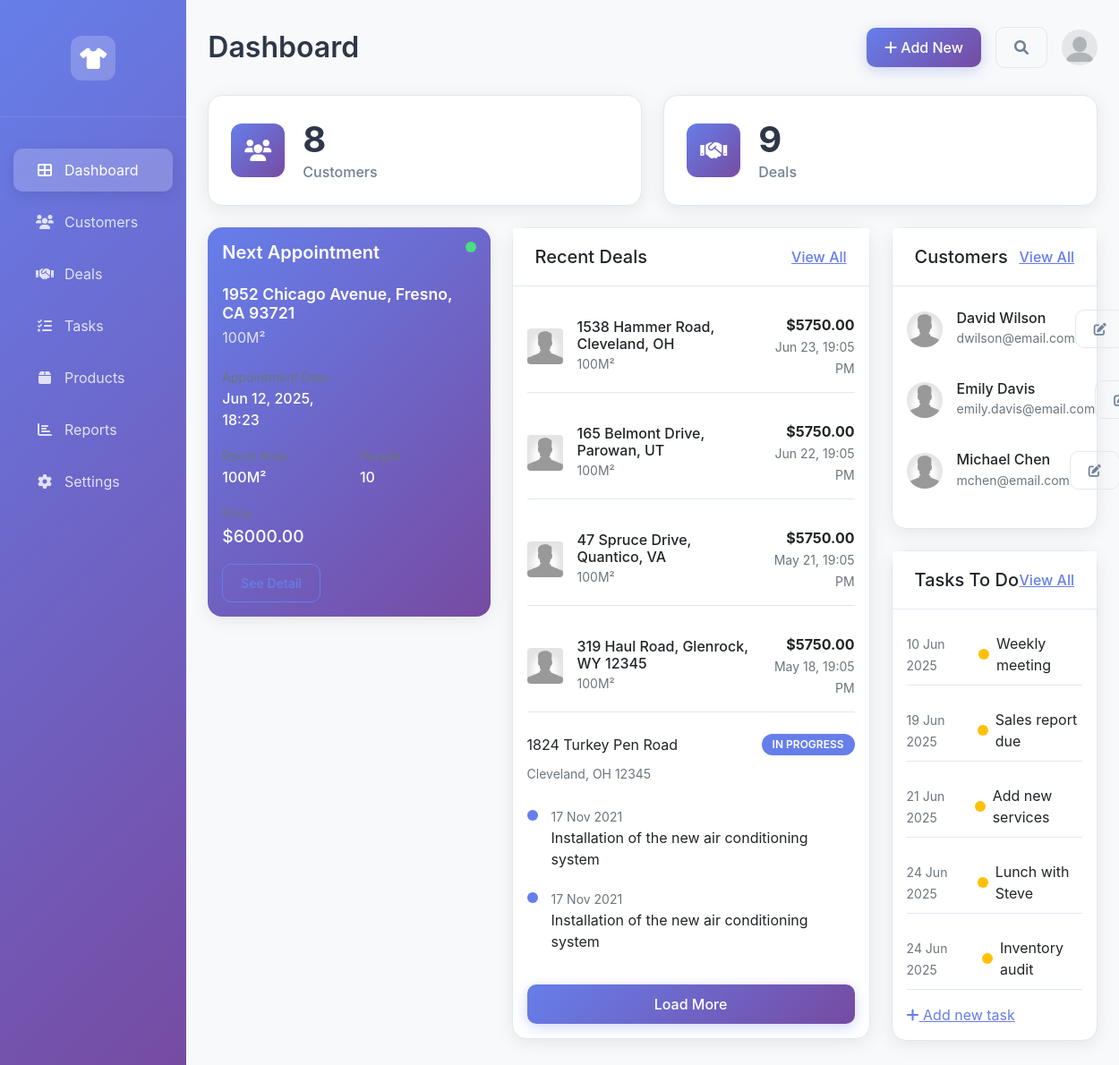
The page / on the database its author committed.
### erp/models.py (models this page shows, shortened)
class Deal(models.Model):
    STATUS_CHOICES = [
        ('in_progress', 'In Progress'),
        ('closed', 'Closed'),
        ('pending', 'Pending'),
    ]
    name = models.CharField(max_length=200)
    area = models.CharField(max_length=50)
    appointment_date = models.DateTimeField()
    price = models.DecimalField(max_digits=10, decimal_places=2)
    status = models.CharField(max_length=20, choices=STATUS_CHOICES, default='pending')
    customer = models.ForeignKey(Customer, on_delete=models.CASCADE, null=True, blank=True)
    created_at = models.DateTimeField(auto_now_add=True)

class Customer(models.Model):
    name = models.CharField(max_length=100)
    email = models.EmailField()
    phone = models.CharField(max_length=20)
    address = models.TextField()
    created_at = models.DateTimeField(auto_now_add=True)

class Task(models.Model):
    STATUS_CHOICES = [
        ('pending', 'Pending'),
        ('completed', 'Completed'),
        ('overdue', 'Overdue'),
    ]
    title = models.CharField(max_length=200)
    description = models.TextField(blank=True)
    due_date = models.DateTimeField()
    status = models.CharField(max_length=20, choices=STATUS_CHOICES, default='pending')
    created_at = models.DateTimeField(auto_now_add=True)
    def is_overdue(self):
        return self.due_date < timezone.now() and self.status != 'completed'

### erp/views.py (the view)
# urls.py: path('', views.dashboard, name='dashboard'),
def dashboard(request):
    total_customers = Customer.objects.count()
    total_deals = Deal.objects.count()
    total_tasks = Task.objects.count()
    total_products = Product.objects.count()
    next_appointment = Deal.objects.filter(
        appointment_date__gte=timezone.now()
    ).order_by('appointment_date').first()
    recent_deals = Deal.objects.order_by('-created_at')[:4]
    recent_customers = Customer.objects.order_by('-created_at')[:3]
    upcoming_tasks = Task.objects.filter(
        status='pending'
    ).order_by('due_date')[:6]
    context = {
        'total_customers': total_customers,
        'total_deals': total_deals,
        'total_tasks': total_tasks,
        'total_products': total_products,
        'next_appointment': next_appointment,
        'recent_deals': recent_deals,
        'recent_customers': recent_customers,
        'upcoming_tasks': upcoming_tasks,
    }
    return render(request, 'erp/dashboard.html', context)

### templates/erp/dashboard.html (shortened to what this page needs)
{% extends 'base.html' %}
{% load static %}
{% block content %}
<div class="dashboard-header">
    <div class="d-flex justify-content-between align-items-center">
        <h1 class="page-title">Dashboard</h1>
        <div class="d-flex align-items-center">
            <button class="btn btn-primary me-3">
                <i class="fas fa-plus"></i> Add New
            </button>
            <button class="btn btn-outline-secondary me-3">
                <i class="fas fa-search"></i>
            </button>
            <div class="user-avatar">
                <img src="../../static/image/no-ava.png" alt="User" class="rounded-circle">
            </div>
        </div>
    </div>
</div>
<div class="row mt-4">
    <div class="col-md-6">
        <div class="stat-card">
            <div class="stat-icon">
                <i class="fas fa-users"></i>
            </div>
            <div class="stat-content">
                <h3>{{ total_customers }}</h3>
                <p>Customers</p>
            </div>
        </div>
    </div>
    <div class="col-md-6">
        <div class="stat-card">
            <div class="stat-icon">
                <i class="fas fa-handshake"></i>
            </div>
            <div class="stat-content">
                <h3>{{ total_deals }}</h3>
                <p>Deals</p>
            </div>
        </div>
    </div>
</div>
<div class="row mt-4">
    <div class="col-md-4">
        <div class="card appointment-card">
            <div class="card-body">
                <div class="d-flex justify-content-between align-items-start mb-3">
                    <h5 class="card-title">Next Appointment</h5>
                    <span class="status-dot"></span>
                </div>
                {% if next_appointment %}
                <div class="appointment-details">
                    <h6 class="appointment-location">{{ next_appointment.name }}</h6>
                    <p class="appointment-address text-muted">{{ next_appointment.area }}</p>
                    <div class="appointment-meta">
                        <div class="row">
                            <div class="col-6">
                                <small class="text-muted">Appointment Date</small>
                                <p class="mb-0">{{ next_appointment.appointment_date|date:"M d, Y, H:i" }}</p>
                            </div>
                        </div>
                        <div class="row mt-3">
                            <div class="col-6">
                                <small class="text-muted">Room Area</small>
                                <p class="mb-0">{{ next_appointment.area }}</p>
                            </div>
                            <div class="col-6">
                                <small class="text-muted">People</small>
                                <p class="mb-0">10</p>
                            </div>
                        </div>
                        <div class="row mt-3">
                            <div class="col-12">
                                <small class="text-muted">Price</small>
                                <p class="mb-0 price">${{ next_appointment.price }}</p>
                            </div>
                        </div>
                    </div>
                    <button class="btn btn-outline-primary btn-sm mt-3">See Detail</button>
                </div>
                {% else %}
                <p class="text-muted">No upcoming appointments</p>
                {% endif %}
            </div>
        </div>
    </div>
    <div class="col-md-5">
        <div class="card">
            <div class="card-header d-flex justify-content-between align-items-center">
                <h5 class="mb-0">Recent Deals</h5>
                <a href="{% url 'deals_list' %}" class="text-primary">View All</a>
            </div>
            <div class="card-body">
                {% for deal in recent_deals %}
                <div class="deal-item d-flex justify-content-between align-items-center mb-3">
                    <div class="d-flex align-items-center">
                        <div class="deal-avatar me-3">
                            <img src="{% static 'image/images.jpeg' %}" alt="Deal" class="rounded">
                        </div>
                        <div>
                            <h6 class="mb-0">{{ deal.name }}</h6>
                            <small class="text-muted">{{ deal.area }}</small>
                        </div>
                    </div>
                    <div class="text-end">
                        <p class="mb-0 fw-bold">${{ deal.price }}</p>
                        <small class="text-muted">{{ deal.appointment_date|date:"M d, H:i A" }}</small>
                    </div>
                </div>
                {% empty %}
                <p class="text-muted">No recent deals</p>
                {% endfor %}
                <div class="deal-progress mt-4">
                    <div class="d-flex justify-content-between align-items-center mb-2">
                        <span>1824 Turkey Pen Road</span>
                        <span class="badge bg-primary">IN PROGRESS</span>
                    </div>
                    <small class="text-muted">Cleveland, OH 12345</small>
                </div>
                <div class="timeline mt-4">
                    <div class="timeline-item">
                        <div class="timeline-icon bg-primary"></div>
                        <div class="timeline-content">
                            <small class="text-muted">17 Nov 2021</small>
                            <p class="mb-0">Installation of the new air conditioning system</p>
                        </div>
                    </div>
                    <div class="timeline-item">
                        <div class="timeline-icon bg-primary"></div>
                        <div class="timeline-content">
                            <small class="text-muted">17 Nov 2021</small>
                            <p class="mb-0">Installation of the new air conditioning system</p>
                        </div>
                    </div>
                </div>
                <button class="btn btn-primary w-100 mt-3">Load More</button>
            </div>
        </div>
    </div>
    <div class="col-md-3">
        <div class="card mb-4">
            <div class="card-header d-flex justify-content-between align-items-center">
                <h5 class="mb-0">Customers</h5>
                <a href="{% url 'customers_list' %}" class="text-primary">View All</a>
            </div>
            <div class="card-body">
                {% for customer in recent_customers %}
                <div class="customer-item d-flex align-items-center mb-3">
                    <div class="customer-avatar me-3">
                        <img src="{% static 'image/images.jpeg' %}" alt="{{ customer.name }}" class="rounded-circle">
                    </div>
                    <div class="flex-grow-1">
                        <h6 class="mb-0">{{ customer.name }}</h6>
                        <small class="text-muted">{{ customer.email }}</small>
                    </div>
                    <button class="btn btn-sm btn-outline-secondary">
                        <i class="fas fa-edit"></i>
                    </button>
                </div>
                {% empty %}
                <p class="text-muted">No customers yet</p>
                {% endfor %}
            </div>
        </div>
        <div class="card">
            <div class="card-header d-flex justify-content-between align-items-center">
                <h5 class="mb-0">Tasks To Do</h5>
                <a href="{% url 'tasks_list' %}" class="text-primary">View All</a>
            </div>
            <div class="card-body">
                {% for task in upcoming_tasks %}
                <div class="task-item d-flex align-items-center mb-3">
                    <div class="task-date me-3">
                        <small class="text-muted">{{ task.due_date|date:"d M Y" }}</small>
                    </div>
                    <div class="task-status me-2">
                        {% if task.status == 'completed' %}
                        <span class="status-dot bg-success"></span>
                        {% elif task.is_overdue %}
                        <span class="status-dot bg-danger"></span>
                        {% else %}
                        <span class="status-dot bg-warning"></span>
                        {% endif %}
                    </div>
                    <div class="flex-grow-1">
                        <p class="mb-0">{{ task.title }}</p>
                    </div>
                </div>
                {% empty %}
                <p class="text-muted">No upcoming tasks</p>
                {% endfor %}
                <div class="add-task mt-3">
                    <a href="{% url 'task_create' %}" class="text-primary">
                        <i class="fas fa-plus"></i> Add new task
                    </a>
                </div>
            </div>
        </div>
    </div>
</div>
{% endblock %}

### static/css/style.css (style rules this page uses)
body { font-family: -apple-system, BlinkMacSystemFont, 'Segoe UI', Roboto, sans-serif; background-color: #f8f9fa; margin: 0; padding: 0; }
.page-header, .dashboard-header { margin-bottom: 30px; }
.page-title { font-size: 2rem; font-weight: 600; color: #2d3748; margin: 0; }
.card { border-radius: 16px; border: 1px solid #e2e8f0; box-shadow: 0 4px 20px rgba(0,0,0,0.08); }
.card-header { background: white; border-bottom: 1px solid #e2e8f0; padding: 20px 25px; font-weight: 500; }
.appointment-card { background: linear-gradient(135deg, #667eea 0%, #764ba2 100%); color: white; border: none; }
.appointment-card .card-title { color: white; font-weight: 600; }
.status-dot { width: 12px; height: 12px; background: #4ade80; border-radius: 50%; display: inline-block; }
.appointment-location { font-size: 1.1rem; font-weight: 600; margin-bottom: 5px; }
.appointment-address { color: rgba(255,255,255,0.8) !important; margin-bottom: 20px; }
.appointment-meta small { color: rgba(255,255,255,0.7); }
.appointment-meta p { color: white; font-weight: 500; }
.price { font-size: 1.2rem; font-weight: 700; }
.customer-avatar img, .deal-avatar img, .user-avatar img { width: 40px; height: 40px; object-fit: cover; }
.badge { font-size: 0.75rem; font-weight: 600; padding: 6px 12px; border-radius: 20px; }
.bg-primary { background-color: #667eea !important; }
.deal-item { padding: 15px 0; border-bottom: 1px solid #e2e8f0; }
.customer-item { padding: 10px 0; }
.task-item { padding: 10px 0; border-bottom: 1px solid #e2e8f0; }
.timeline { position: relative; }
.timeline-item { display: flex; align-items: flex-start; margin-bottom: 20px; }
.timeline-icon { width: 12px; height: 12px; border-radius: 50%; margin-right: 15px; margin-top: 5px; flex-shrink: 0; }
.timeline-content { flex-grow: 1; }
.stat-card { background: white; border-radius: 16px; padding: 25px; box-shadow: 0 4px 20px rgba(0,0,0,0.08); border: 1px solid #e2e8f0; display: flex; align-items: center; }
.stat-icon { width: 60px; height: 60px; background: linear-gradient(135deg, #667eea 0%, #764ba2 100%); border-radius: 12px; display: flex; align-items: center; justify-content: center; color: white; font-size: 24px; margin-right: 20px; }
.stat-content h3 { font-size: 2.5rem; font-weight: 700; margin: 0; color: #2d3748; }
.stat-content p { margin: 0; color: #718096; font-weight: 500; }
.btn { border-radius: 10px; font-weight: 500; padding: 10px 20px; transition: all 0.3s ease; }
.btn-primary { background: linear-gradient(135deg, #667eea 0%, #764ba2 100%); border: none; box-shadow: 0 4px 15px rgba(102, 126, 234, 0.3); }
.btn-outline-primary { border-color: #667eea; color: #667eea; }
.btn-outline-secondary { border-color: #e2e8f0; color: #718096; }
.text-primary { color: #667eea !important; }

### rows shown on the page
Deal: name "1952 Chicago Avenue, Fresno, CA 93721", area "100M²", appointment_date "Jun 12, 2025, 18:23", price "6000.00"
Deal: name "1538 Hammer Road, Cleveland, OH", area "100M²", price "5750.00", appointment_date "Jun 23, 19:05 PM"
Deal: name "165 Belmont Drive, Parowan, UT", area "100M²", price "5750.00", appointment_date "Jun 22, 19:05 PM"
Deal: name "47 Spruce Drive, Quantico, VA", area "100M²", price "5750.00", appointment_date "May 21, 19:05 PM"
Deal: name "319 Haul Road, Glenrock, WY 12345", area "100M²", price "5750.00", appointment_date "May 18, 19:05 PM"
Customer: name "David Wilson", email "dwilson@email.com"
Customer: name "Emily Davis", email "emily.davis@email.com"
Customer: name "Michael Chen", email "mchen@email.com"
Task: due_date "10 Jun 2025", title "Weekly meeting"
Task: due_date "19 Jun 2025", title "Sales report due"
Task: due_date "21 Jun 2025", title "Add new services"
Task: due_date "24 Jun 2025", title "Lunch with Steve"
Task: due_date "24 Jun 2025", title "Inventory audit"

### other values the page prints
{{ total_customers }} "8"
{{ total_deals }} "9"
